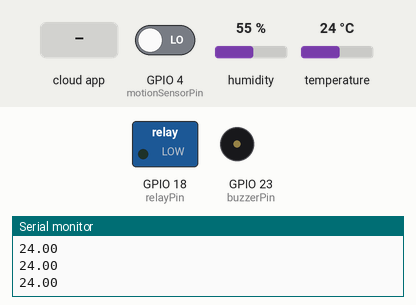
This sketch was run on a simulated ESP32. On the bench: switched loads named in the sketch (green lamp = pin HIGH), buzzer (waves = sounding, pin HIGH), the last lines printed to the serial monitor. Inputs (shaded band) come from the test bench; at power-on: GPIO 4 (motionSensorPin) LOW, humidity 55 %, temperature 24 °C. WiFi joins after 1.5 s; servers stay silent unless stated.

Above: at 6.2 s.
6.3 s: the phone or cloud app sets bulb to 1
At 7.6 s:
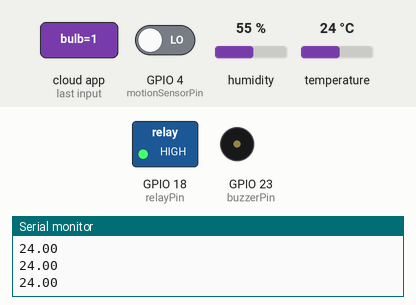
8.0 s: the phone or cloud app sets buzzer to 1
At 8.6 s:
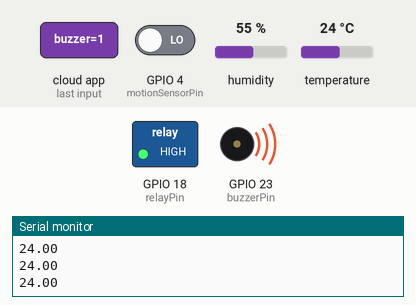
11.0 s: the phone or cloud app sets motionControl to 0
12.5 s: the phone or cloud app sets motionControl to 1
14.1 s: GPIO 4 (motionSensorPin) driven HIGH
At 15.6 s:
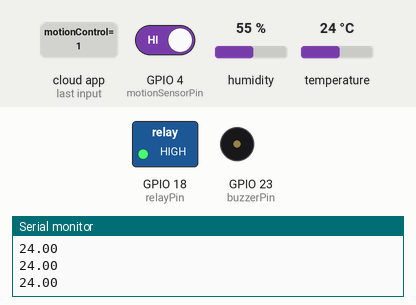
20.0 s: GPIO 4 (motionSensorPin) driven LOW
At 49.9 s:
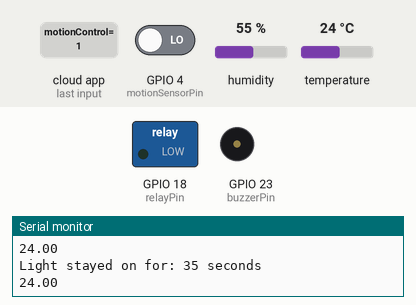
Timing chart, 0 to 50.9 s (numbered marks = the images above; inputs shaded):
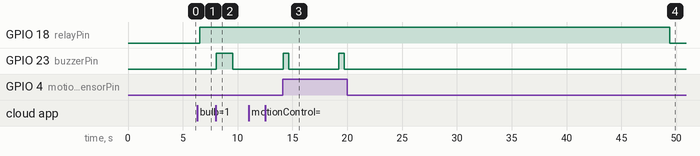

Measured:
- after the input at 6.3 s, GPIO 18 (relayPin): LOW → HIGH after 0.23 s
- after the input at 8.0 s, GPIO 23 (buzzerPin): LOW → HIGH after 0.06 s, → LOW 1.5 s later
- after the input at 14.1 s, GPIO 23 (buzzerPin): alternates HIGH for 0.51 s and LOW for 4.6 s, starting after 0.05 s
- after the input at 20.0 s, GPIO 18 (relayPin): HIGH → LOW after 29.4 s; GPIO 23 (buzzerPin): stops changing and stays LOW

The sketch:

MotionSensingSmartLightAlarmTemperature.ino
```cpp
#include "arduino_secrets.h"
#include "thingProperties.h"
#include "DHT.h"

#define DHTPIN 27
#define DHTTYPE DHT11
DHT dht(DHTPIN, DHTTYPE);

const int relayPin = 18;   // Pin for the relay controlling the AC bulb
const int buzzerPin = 23;  // Pin for the buzzer
const int motionSensorPin = 4;  // Pin for the motion sensor

bool motionDetected = false; // Flag to track if motion is already detected
bool manualControl = false;  // Flag to track if the light was manually controlled

unsigned long firstMotionTime = 0;  // Timer for tracking the first time of a motion from off state
unsigned long buzzerStartTime = 0;  // Timer for the buzzer
unsigned long buzzerDelay = 500;    // Buzzer beeps for 0.5 seconds
unsigned long relayStartTime = 0;   // Timer for the relay (light)
unsigned long relayDelay = 30000;   // Light stays on for 30 seconds
unsigned long buzzerWindow = 5000;  // Time window for buzzer sound on new movement
unsigned long totalOnTime = 0;      // Timer for tracking total Relay on time

void setup() {
  dht.begin();
  Serial.begin(9600);

  pinMode(relayPin, OUTPUT);
  pinMode(buzzerPin, OUTPUT);
  pinMode(motionSensorPin, INPUT);

  initProperties();
  ArduinoCloud.begin(ArduinoIoTPreferredConnection);
  setDebugMessageLevel(2);
  motionControl = false;
  ArduinoCloud.printDebugInfo();
  delay(5000);
}

void loop() {
  ArduinoCloud.update();

  float temp = dht.readTemperature();
  if (!isnan(temp)) {
    temperature = temp;
    Serial.println(temp);
  }
  int sensorValue = digitalRead(motionSensorPin);

  if (motionControl) {
    motionSensor = sensorValue;  // Update motion state in the cloud
  }

  unsigned long currentTime = millis();

  if (motionControl && sensorValue == 1) {  // Motion detected
    if (!motionDetected || (currentTime - buzzerStartTime >= buzzerWindow)) {
      if (!motionDetected) {
        firstMotionTime = currentTime;
        motionDetected = true;
        manualControl = false;  // Reset manual control if motion starts
      }
      Serial.println("New Motion Detected!!");
      relayStartTime = currentTime;  // Reset relay timer when motion is detected

      // Buzzer logic: buzz if new motion or after the window period
      digitalWrite(buzzerPin, HIGH);  // Turn buzzer on
      buzzer = 1;
      buzzerStartTime = currentTime;  // Reset buzzer timer
    }

    // Check if buzzer time is over (buzz for xx seconds)
    if (currentTime - buzzerStartTime >= buzzerDelay) {
      digitalWrite(buzzerPin, LOW);  // Turn buzzer off after buzzerDelay
      buzzer = 0;
    }

    // Keep the light on
    digitalWrite(relayPin, HIGH);
    bulb = 1;
  }

  // If the relay is on, ensure it turns off after 30 seconds (only if not manually controlled)
  if (motionDetected && !manualControl && currentTime - relayStartTime >= relayDelay) {
    digitalWrite(relayPin, LOW);  // Turn the relay off after xx seconds
    bulb = 0;
    totalOnTime = currentTime - firstMotionTime;  // Calculate the total time the relay was on
    Serial.print("Light stayed on for: ");
    Serial.print(totalOnTime / 1000);  // Convert milliseconds to seconds
    Serial.println(" seconds");
    motionDetected = false;  // Reset motion detection flag
  }

  delay(250);  // Polling delay
}

void onBulbChange() {
    if (bulb == 1) {
        digitalWrite(relayPin, HIGH); // Turn the relay (bulb) on
        manualControl = true;  // Light turned on manually
    } else {
        digitalWrite(relayPin, LOW); // Turn the relay (bulb) off
        manualControl = false;
    }
}

void onBuzzerChange() {
    if (buzzer == 1) {
        digitalWrite(buzzerPin, HIGH);
        delay(1500); // Buzzer on for 1.5 seconds
        digitalWrite(buzzerPin, LOW);
        buzzer = 0;
        ArduinoCloud.printDebugInfo();
    } else {
        digitalWrite(buzzerPin, LOW);
    }
}

void onMotionControlChange() {
    Serial.print("Motion Sensor is turned ");
    String sensorStatus = (motionControl == 1) ? "on" : "off";
    Serial.println(sensorStatus);
    if (motionControl == 0) {
        motionSensor = 0;
    }
}
```

arduino_secrets.h
```cpp
#define SECRET_DEVICE_KEY ""
#define SECRET_OPTIONAL_PASS ""
#define SECRET_SSID ""
```

thingProperties.h
```cpp
// Code generated by Arduino IoT Cloud, DO NOT EDIT.

#include <ArduinoIoTCloud.h>
#include <Arduino_ConnectionHandler.h>

const char DEVICE_LOGIN_NAME[]  = "342ef11b-ad51-41d9-82cf-70eb7c019b1a";

const char SSID[]               = SECRET_SSID;    // Network SSID (name)
const char PASS[]               = SECRET_OPTIONAL_PASS;    // Network password (use for WPA, or use as key for WEP)
const char DEVICE_KEY[]  = SECRET_DEVICE_KEY;    // Secret device password

void onBulbChange();
void onBuzzerChange();
void onMotionControlChange();

CloudLight bulb;
CloudMotionSensor motionSensor;
CloudSwitch buzzer;
CloudSwitch motionControl;
CloudTemperatureSensor temperature;

void initProperties(){

  ArduinoCloud.setBoardId(DEVICE_LOGIN_NAME);
  ArduinoCloud.setSecretDeviceKey(DEVICE_KEY);
  ArduinoCloud.addProperty(bulb, READWRITE, ON_CHANGE, onBulbChange);
  ArduinoCloud.addProperty(motionSensor, READ, ON_CHANGE, NULL);
  ArduinoCloud.addProperty(buzzer, READWRITE, ON_CHANGE, onBuzzerChange);
  ArduinoCloud.addProperty(motionControl, READWRITE, ON_CHANGE, onMotionControlChange);
  ArduinoCloud.addProperty(temperature, READ, ON_CHANGE, NULL);

}

WiFiConnectionHandler ArduinoIoTPreferredConnection(SSID, PASS);
```
